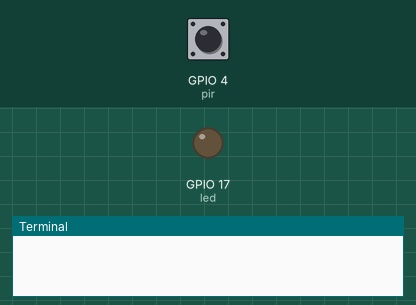
A program run on a simulated Raspberry Pi (BCM pin numbers). On the bench: output pins drawn as LEDs (lit = HIGH), the last lines printed to the terminal. The inputs (shaded band) are chosen by the test bench; at power-on: GPIO 4 (pir) LOW.

Above: at 1.2 s.
1.3 s: GPIO 4 (pir) driven HIGH
2.8 s: GPIO 4 (pir) pulsed LOW 2 times (0.12 s each, 0.3 s apart)
At 3.9 s:
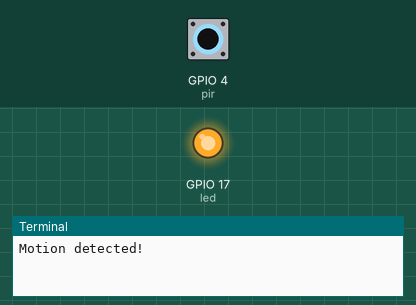
4.9 s: GPIO 4 (pir) driven LOW
At 6.3 s:
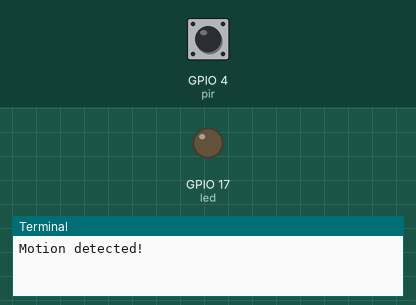
Timing chart, 0 to 7.9 s (numbered marks = the images above; inputs shaded):
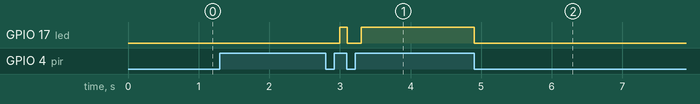

Measured:
- after the input at 2.8 s, GPIO 17 (led): LOW → HIGH after 0.20 s, → LOW 0.10 s later, → HIGH 0.20 s later
- after the input at 4.9 s, GPIO 17 (led): HIGH → LOW at once

The program:

motion.py
```python
from gpiozero import MotionSensor, LED
from signal import pause

pir = MotionSensor(4)
led = LED(17)

#pir.when_motion = led.on
#pir.when_no_motion = led.off

#pause()


#pir = MotionSensor(4)
while True:
    if pir.motion_detected:
        print("Motion detected!")

	pir.when_motion = led.on
	pir.when_no_motion = led.off

	pause()
```
